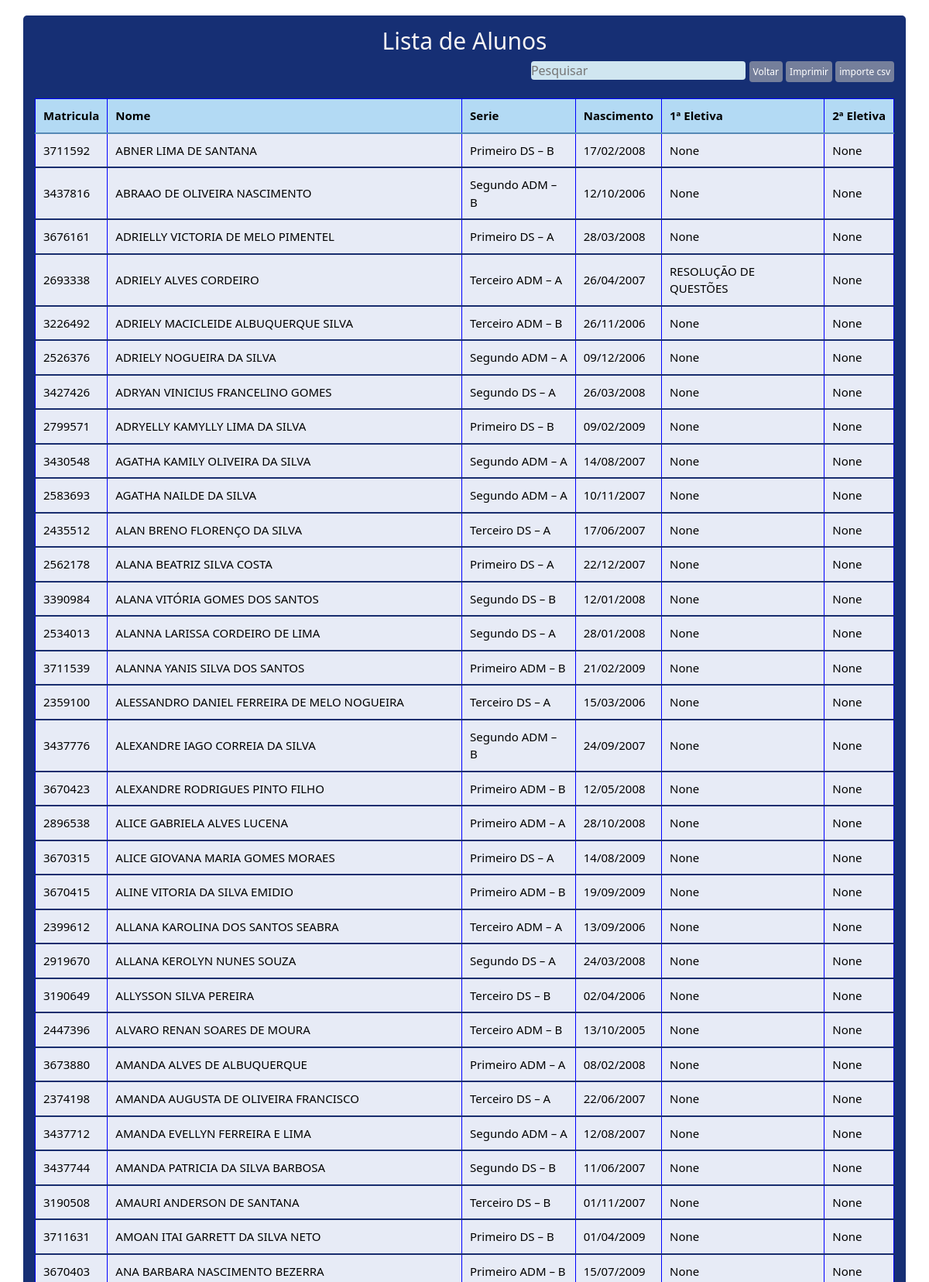
Screenshot of /consultaAlunos (signed in, upper part) with the database file from the repository.
### base/models.py (models this page shows)
class CadastroAluno(models.Model):
    matricula = models.CharField(max_length=30)
    nome = models.CharField(max_length=100)
    nascimento = models.CharField(max_length=30)
    serie = models.CharField(max_length=30)
    turma = models.CharField(max_length=50, null=True)
    eletiva1 = models.CharField(max_length=50, null=True)
    eletiva2 = models.CharField(max_length=50, null=True)

### base/views.py (the view)
# urls.py: url(r'consultaAlunos', views.consultaAlunos, name='consultaAlunos'),
@login_required
def consultaAlunos(request):
    cadastro = CadastroAluno.objects.all().order_by('nome')
    return render(request, 'consultaAlunos.html', {'cadastro': cadastro})

### base/templates/consultaAlunos.html (shortened to what this page needs)
<!DOCTYPE html>
<html lang="pt-BR">
<head>
  <link rel="stylesheet" href="https://use.fontawesome.com/releases/v6.0.0/css/all.css">
  <link rel="stylesheet" href="https://fontawesome.com/icons">
  <link href="https://cdn.jsdelivr.net/npm/bootstrap@5.3.2/dist/css/bootstrap.min.css" rel="stylesheet">
  <link rel="stylesheet" href="/static/assets/css/style.css">
</head>
<body>
  <section>
  <h1 class="titulo">Lista de Alunos</h1>
  <input id="gfg" class="pesquisa" type="text" placeholder="Pesquisar" class="pesquisa">
  <a class="botao" href="/consultaEletiva/">Voltar</a>
  <a class="botao" href="" onclick="window.print();">Imprimir</a>
  <a class="botao" href="/importe_aluno/">importe csv</a>
  <br><br>
  <table class="comBordaSimples">
    <tr>
      <th>Matricula</th>
      <th>Nome</th>
      <th>Serie</th>
      <th>Nascimento</th>
      <th>1ª Eletiva</th>
      <th>2ª Eletiva</th>
    </tr>
    <tbody id="geeks">
    {% for c in cadastro %}
    <tr>
      <td>{{ c.matricula }}</td>
      <td>{{ c.nome }}</td>
      <td>{{ c.serie }} {{ c.turma }}</td>
      <td>{{ c.nascimento }}</td>
      <td>{{ c.eletiva1 }}</td>
      <td>{{ c.eletiva2 }}</td>
    </tr>
    {% endfor %}
    </tbody>
  </table>
  </section>
</body>
</html>

### base/static/assets/css/style.css (style rules this page uses)
* { margin: 0; padding: 0; }
body { color: rgb(248, 244, 244); padding-top: 20px; padding-bottom: 20px; }
body::before { content: ""; padding-top: 20px; padding-bottom: 20px; background-size: cover; background-position: center; width: 100%; height: 100%; position: fixed; z-index: -1; }
section { margin: 0 auto; padding: 15px; width: 95%; border-radius: 5px; text-align: right; background-color: #162f74; }
.titulo { font-size: 30px; text-align: center; }
.botao { background-color: #757f9b; color: white; border-radius: 4px; text-decoration: none; padding: 5px; font-size: 12px; }
.pesquisa { width: 25%; background-color: rgb(208, 230, 240); border: none; border-radius: 4px; }
table.comBordaSimples { color: black; border-collapse: collapse; width: 100%; background-color: #e7ebf6; padding: 10px; font-size: 15px; text-align: left; }
table.comBordaSimples td { border-bottom: 2px solid rgb(24, 45, 110); }
table.comBordaSimples th { border-bottom: 2px solid rgb(86, 137, 182); background-color: rgb(179, 218, 244); }
td, th { border: 1px solid; border-color: blue; padding: 10px; border-bottom: 00; }

### rows the page displays
CadastroAluno: matricula "3711592", nome "ABNER LIMA DE SANTANA", serie "Primeiro", turma "DS – B", nascimento "17/02/2008", eletiva1 "None", eletiva2 "None"
CadastroAluno: matricula "3437816", nome "ABRAAO DE OLIVEIRA NASCIMENTO", serie "Segundo", turma "ADM – B", nascimento "12/10/2006", eletiva1 "None", eletiva2 "None"
CadastroAluno: matricula "3676161", nome "ADRIELLY VICTORIA DE MELO PIMENTEL", serie "Primeiro", turma "DS – A", nascimento "28/03/2008", eletiva1 "None", eletiva2 "None"
CadastroAluno: matricula "2693338", nome "ADRIELY ALVES CORDEIRO", serie "Terceiro", turma "ADM – A", nascimento "26/04/2007", eletiva1 "RESOLUÇÃO DE QUESTÕES", eletiva2 "None"
CadastroAluno: matricula "3226492", nome "ADRIELY MACICLEIDE ALBUQUERQUE SILVA", serie "Terceiro", turma "ADM – B", nascimento "26/11/2006", eletiva1 "None", eletiva2 "None"
CadastroAluno: matricula "2526376", nome "ADRIELY NOGUEIRA DA SILVA", serie "Segundo", turma "ADM – A", nascimento "09/12/2006", eletiva1 "None", eletiva2 "None"
CadastroAluno: matricula "3427426", nome "ADRYAN VINICIUS FRANCELINO GOMES", serie "Segundo", turma "DS – A", nascimento "26/03/2008", eletiva1 "None", eletiva2 "None"
CadastroAluno: matricula "2799571", nome "ADRYELLY KAMYLLY LIMA DA SILVA", serie "Primeiro", turma "DS – B", nascimento "09/02/2009", eletiva1 "None", eletiva2 "None"
CadastroAluno: matricula "3430548", nome "AGATHA KAMILY OLIVEIRA DA SILVA", serie "Segundo", turma "ADM – A", nascimento "14/08/2007", eletiva1 "None", eletiva2 "None"
CadastroAluno: matricula "2583693", nome "AGATHA NAILDE DA SILVA", serie "Segundo", turma "ADM – A", nascimento "10/11/2007", eletiva1 "None", eletiva2 "None"
CadastroAluno: matricula "2435512", nome "ALAN BRENO FLORENÇO DA SILVA", serie "Terceiro", turma "DS – A", nascimento "17/06/2007", eletiva1 "None", eletiva2 "None"
CadastroAluno: matricula "2562178", nome "ALANA BEATRIZ SILVA COSTA", serie "Primeiro", turma "DS – A", nascimento "22/12/2007", eletiva1 "None", eletiva2 "None"
CadastroAluno: matricula "3390984", nome "ALANA VITÓRIA GOMES DOS SANTOS", serie "Segundo", turma "DS – B", nascimento "12/01/2008", eletiva1 "None", eletiva2 "None"
CadastroAluno: matricula "2534013", nome "ALANNA LARISSA CORDEIRO DE LIMA", serie "Segundo", turma "DS – A", nascimento "28/01/2008", eletiva1 "None", eletiva2 "None"
CadastroAluno: matricula "3711539", nome "ALANNA YANIS SILVA DOS SANTOS", serie "Primeiro", turma "ADM – B", nascimento "21/02/2009", eletiva1 "None", eletiva2 "None"
CadastroAluno: matricula "2359100", nome "ALESSANDRO DANIEL FERREIRA DE MELO NOGUEIRA", serie "Terceiro", turma "DS – A", nascimento "15/03/2006", eletiva1 "None", eletiva2 "None"
CadastroAluno: matricula "3437776", nome "ALEXANDRE IAGO CORREIA DA SILVA", serie "Segundo", turma "ADM – B", nascimento "24/09/2007", eletiva1 "None", eletiva2 "None"
CadastroAluno: matricula "3670423", nome "ALEXANDRE RODRIGUES PINTO FILHO", serie "Primeiro", turma "ADM – B", nascimento "12/05/2008", eletiva1 "None", eletiva2 "None"
CadastroAluno: matricula "2896538", nome "ALICE GABRIELA ALVES LUCENA", serie "Primeiro", turma "ADM – A", nascimento "28/10/2008", eletiva1 "None", eletiva2 "None"
CadastroAluno: matricula "3670315", nome "ALICE GIOVANA MARIA GOMES MORAES", serie "Primeiro", turma "DS – A", nascimento "14/08/2009", eletiva1 "None", eletiva2 "None"
CadastroAluno: matricula "3670415", nome "ALINE VITORIA DA SILVA EMIDIO", serie "Primeiro", turma "ADM – B", nascimento "19/09/2009", eletiva1 "None", eletiva2 "None"
CadastroAluno: matricula "2399612", nome "ALLANA KAROLINA DOS SANTOS SEABRA", serie "Terceiro", turma "ADM – A", nascimento "13/09/2006", eletiva1 "None", eletiva2 "None"
CadastroAluno: matricula "2919670", nome "ALLANA KEROLYN NUNES SOUZA", serie "Segundo", turma "DS – A", nascimento "24/03/2008", eletiva1 "None", eletiva2 "None"
CadastroAluno: matricula "3190649", nome "ALLYSSON SILVA PEREIRA", serie "Terceiro", turma "DS – B", nascimento "02/04/2006", eletiva1 "None", eletiva2 "None"
CadastroAluno: matricula "2447396", nome "ALVARO RENAN SOARES DE MOURA", serie "Terceiro", turma "ADM – B", nascimento "13/10/2005", eletiva1 "None", eletiva2 "None"
CadastroAluno: matricula "3673880", nome "AMANDA ALVES DE ALBUQUERQUE", serie "Primeiro", turma "ADM – A", nascimento "08/02/2008", eletiva1 "None", eletiva2 "None"
CadastroAluno: matricula "2374198", nome "AMANDA AUGUSTA DE OLIVEIRA FRANCISCO", serie "Terceiro", turma "DS – A", nascimento "22/06/2007", eletiva1 "None", eletiva2 "None"
CadastroAluno: matricula "3437712", nome "AMANDA EVELLYN FERREIRA E LIMA", serie "Segundo", turma "ADM – A", nascimento "12/08/2007", eletiva1 "None", eletiva2 "None"
CadastroAluno: matricula "3437744", nome "AMANDA PATRICIA DA SILVA BARBOSA", serie "Segundo", turma "DS – B", nascimento "11/06/2007", eletiva1 "None", eletiva2 "None"
CadastroAluno: matricula "3190508", nome "AMAURI ANDERSON DE SANTANA", serie "Terceiro", turma "DS – B", nascimento "01/11/2007", eletiva1 "None", eletiva2 "None"
CadastroAluno: matricula "3711631", nome "AMOAN ITAI GARRETT DA SILVA NETO", serie "Primeiro", turma "DS – B", nascimento "01/04/2009", eletiva1 "None", eletiva2 "None"
CadastroAluno: matricula "3670403", nome "ANA BARBARA NASCIMENTO BEZERRA", serie "Primeiro", turma "ADM – B", nascimento "15/07/2009", eletiva1 "None", eletiva2 "None"
